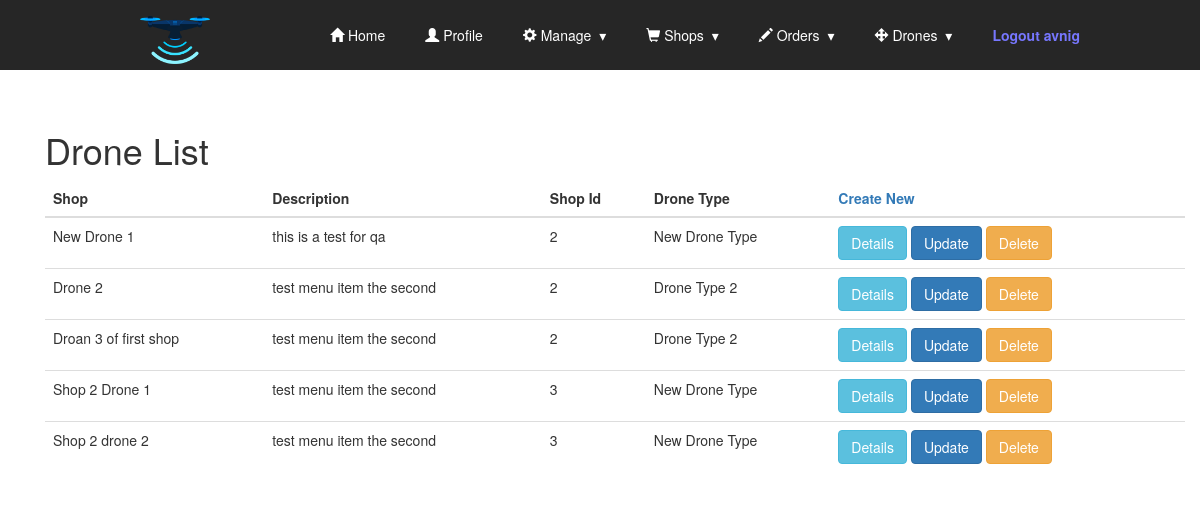
Screenshot of /drones/drone_list (signed in) with the database file from the repository.
### drones/models.py (models this page shows, shortened)
class Drone(models.Model):
    name = models.CharField(max_length=25)
    description = models.CharField(max_length=50)
    drone_type = models.ForeignKey(DroneType,related_name="drone_type",on_delete=models.DO_NOTHING)
    shop = models.ForeignKey(Shop,related_name="shop",on_delete=models.DO_NOTHING,null=True)

class DroneType(models.Model):
    name = models.CharField(max_length=25)
    description = models.CharField(max_length=50)
    self_weight = models.IntegerField()
    payload_weight = models.IntegerField()
    external_reference = models.CharField(max_length=25,blank=True)
    def __str__(self):
        return self.name

### drones/views.py (the view)
# urls.py: path('drone_list',DroneListView.as_view(),name='drone_list'),
@method_decorator(login_required, name='dispatch')
class DroneListView(ListView):
    model = Drone

### drones/templates/drones/drone_list.html
<!DOCTYPE html>
{% extends "base.html" %}
{% load static %}
{% block content %}
<div class="container">
  <br><br>
  <h1>Drone List</h1>
<table class="table">
  <thead>
    <th>Shop</th>
    <th>Description</th>
    <th>Shop Id</th>
    <th>Drone Type</th>
    <th class='right_handed'> <a href="{% url 'drones:drone_create' %}">Create New</a></th>
  </thead>
  <tbody>
  {% for drone in object_list %}
    <tr class="default">
      <td>{{ drone.name }}</td>
      <td>{{ drone.description }}</td>
      <td>{{ drone.shop_id }}</td>
      <td>{{ drone.drone_type }}</td>
      <td>
        <a href="drone/{{drone.id}}/detail"><button type="button" class="btn btn-info">Details</button></a>
        <a href="{% url 'drones:drone_update' drone.id %}"><button type="button" class="btn btn-primary">Update</button></a>
        <a href="{% url 'drones:drone_delete' drone.id %}"><button type="button" class="btn btn-warning">Delete</button></a>
      </td>
    </tr>
  {% endfor %}
</tbody>
</table>
</div>
{% endblock %}

### templates/Base.html (shortened to what this page needs)
{% load static %}
<!DOCTYPE html>
<html>
<head>
  <link rel="stylesheet" href="https://maxcdn.bootstrapcdn.com/bootstrap/3.4.1/css/bootstrap.min.css">
  <link rel="stylesheet" href="{% static 'css/styles.css' %}">
  <link rel="stylesheet" href="{% static 'css/resp_nav_style.css' %}">
</head>
<body>
  <section class="nav-bar">
  <div class="nav-container">
    <div class="brand">
      <a class="brand" href="{% url 'index' %}"><img src="{% static 'dronebar/drone.png' %}" alt="Dronebar"></a>
    </div>
    <nav>
      <ul class="nav-list">
        <li class="active"><a href="{% url 'index' %}"><span class="glyphicon glyphicon-home"></span> Home</a></li>
        <li class="active"><a href="{% url 'accounts:profile' %}"><span class="glyphicon glyphicon-user"></span> Profile</a></li>
        <li>
          <a class="dropdown-toggle" data-toggle="dropdown" href="#"><span class="glyphicon glyphicon-cog"></span> Manage
          </a>
        </li>
        <li>
          <a class="dropdown-toggle" data-toggle="dropdown" href="#"><span class="glyphicon glyphicon-shopping-cart"></span> Shops
          </a>
        </li>
        <li>
          <a class="dropdown-toggle" data-toggle="dropdown" href="#"><span class="glyphicon glyphicon-pencil"></span> Orders
          </a>
        </li>
        <li>
          <a class="dropdown-toggle" data-toggle="dropdown" href="#"><span class="glyphicon glyphicon-move"></span> Drones
          </a>
        </li>
        <li><a href="{% url 'accounts:logout' %}" id="emp">Logout {{request.user}}</a></li>
      </ul>
    </nav>
  </div>
</section>
    <div class="container">
      {% block content %}
      {% endblock %}
    </div>
</body>
</html>

### static/css/styles.css (style rules this page uses)
#emp { color:#7777ff; text-color:#9999ff; font-weight: bold; }
.active { background-color: #04AA6D; color: white; }
td { padding: 1em; }

### static/css/resp_nav_style.css (style rules this page uses)
body { margin: 0; padding: 0; }
.nav-bar { height: 70px; background: #262626; }
.brand { position: absolute; padding-left: 20px; float: left; line-height: 70px; text-transform: uppercase; font-size: 1.4em; }
.brand a img { max-height: 70px; }
.brand a, .brand a:visited { color: #ffffff; text-decoration: none; }
.nav-container { max-width: 1000px; margin: 0 auto; }
nav { float: right; }
nav ul { list-style: none; margin: 0; padding: 0; }
nav ul li { float: left; position: relative; }
nav ul li a, nav ul li a:visited { display: block; padding: 0 20px; line-height: 70px; background: #262626; color: #ffffff; text-decoration: none; }
nav ul li a:not(:only-child):after, nav ul li a:visited:not(:only-child):after { padding-left: 4px; content: ' ▾'; }
@media screen and (min-width: 799px) { .nav-list { display: block !important; } }

### rows the page displays
Drone: name "New Drone 1", description "this is a test for qa", shop_id "2", drone_type "New Drone Type"
Drone: name "Drone 2", description "test menu item the second", shop_id "2", drone_type "Drone Type 2"
Drone: name "Droan 3 of first shop", description "test menu item the second", shop_id "2", drone_type "Drone Type 2"
Drone: name "Shop 2 Drone 1", description "test menu item the second", shop_id "3", drone_type "New Drone Type"
Drone: name "Shop 2 drone 2", description "test menu item the second", shop_id "3", drone_type "New Drone Type"

### other values shown
{{ request.user }} "avnig"
